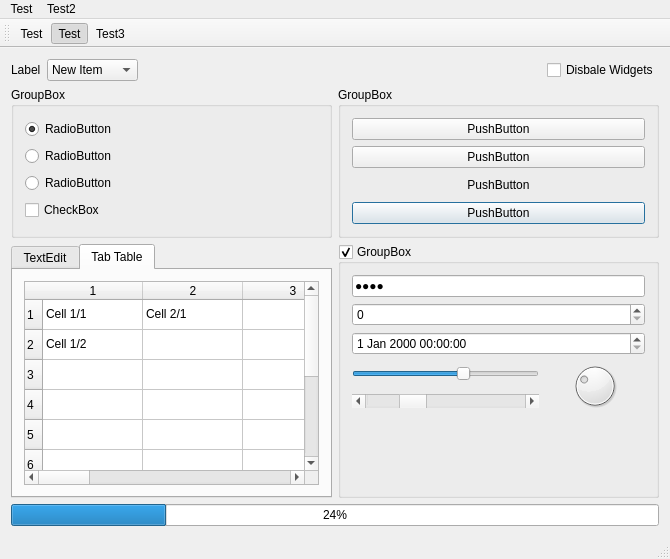
<?xml version="1.0" encoding="UTF-8"?>
<ui version="4.0">
 <class>MainWindow</class>
 <widget class="QMainWindow" name="MainWindow">
  <property name="geometry">
   <rect>
    <x>0</x>
    <y>0</y>
    <width>670</width>
    <height>559</height>
   </rect>
  </property>
  <property name="windowTitle">
   <string>MainWindow</string>
  </property>
  <widget class="QWidget" name="centralWidget">
   <layout class="QGridLayout" name="gridLayout_2">
    <item row="0" column="0" colspan="2">
     <layout class="QHBoxLayout" name="horizontalLayout">
      <item>
       <widget class="QLabel" name="label">
        <property name="text">
         <string>Label</string>
        </property>
       </widget>
      </item>
      <item>
       <widget class="QComboBox" name="comboBox">
        <item>
         <property name="text">
          <string>New Item</string>
         </property>
        </item>
        <item>
         <property name="text">
          <string>New Item 2</string>
         </property>
        </item>
        <item>
         <property name="text">
          <string>New Item 3</string>
         </property>
        </item>
       </widget>
      </item>
      <item>
       <spacer name="horizontalSpacer">
        <property name="orientation">
         <enum>Qt::Horizontal</enum>
        </property>
        <property name="sizeHint" stdset="0">
         <size>
          <width>40</width>
          <height>20</height>
         </size>
        </property>
       </spacer>
      </item>
      <item>
       <widget class="QCheckBox" name="checkBox_4">
        <property name="text">
         <string>Disbale Widgets</string>
        </property>
        <property name="checked">
         <bool>false</bool>
        </property>
       </widget>
      </item>
     </layout>
    </item>
    <item row="1" column="0">
     <widget class="QGroupBox" name="groupBox">
      <property name="title">
       <string>GroupBox</string>
      </property>
      <layout class="QVBoxLayout" name="verticalLayout_4">
       <item>
        <widget class="QRadioButton" name="radioButton">
         <property name="toolTipDuration">
          <number>-10</number>
         </property>
         <property name="text">
          <string>RadioButton</string>
         </property>
         <property name="checked">
          <bool>true</bool>
         </property>
        </widget>
       </item>
       <item>
        <widget class="QRadioButton" name="radioButton_2">
         <property name="text">
          <string>RadioButton</string>
         </property>
        </widget>
       </item>
       <item>
        <widget class="QRadioButton" name="radioButton_3">
         <property name="text">
          <string>RadioButton</string>
         </property>
        </widget>
       </item>
       <item>
        <widget class="QCheckBox" name="checkBox">
         <property name="text">
          <string>CheckBox</string>
         </property>
         <property name="checkable">
          <bool>true</bool>
         </property>
         <property name="checked">
          <bool>false</bool>
         </property>
         <property name="autoExclusive">
          <bool>false</bool>
         </property>
         <property name="tristate">
          <bool>true</bool>
         </property>
        </widget>
       </item>
      </layout>
     </widget>
    </item>
    <item row="1" column="1">
     <widget class="QGroupBox" name="groupBox_2">
      <property name="title">
       <string>GroupBox</string>
      </property>
      <layout class="QVBoxLayout" name="verticalLayout_3">
       <item>
        <widget class="QPushButton" name="pushButton">
         <property name="text">
          <string>PushButton</string>
         </property>
        </widget>
       </item>
       <item>
        <widget class="QPushButton" name="pushButton_2">
         <property name="text">
          <string>PushButton</string>
         </property>
         <property name="checkable">
          <bool>true</bool>
         </property>
        </widget>
       </item>
       <item>
        <widget class="QPushButton" name="pushButton_3">
         <property name="text">
          <string>PushButton</string>
         </property>
         <property name="flat">
          <bool>true</bool>
         </property>
        </widget>
       </item>
       <item>
        <widget class="QPushButton" name="pushButton_4">
         <property name="text">
          <string>PushButton</string>
         </property>
         <property name="default">
          <bool>true</bool>
         </property>
        </widget>
       </item>
      </layout>
     </widget>
    </item>
    <item row="2" column="0">
     <widget class="QTabWidget" name="tabWidget">
      <property name="currentIndex">
       <number>1</number>
      </property>
      <widget class="QWidget" name="tab">
       <attribute name="title">
        <string>TextEdit</string>
       </attribute>
       <layout class="QVBoxLayout" name="verticalLayout">
        <item>
         <widget class="QTextEdit" name="textEdit">
          <property name="html">
           <string>&lt;!DOCTYPE HTML PUBLIC &quot;-//W3C//DTD HTML 4.0//EN&quot; &quot;http://www.w3.org/TR/REC-html40/strict.dtd&quot;&gt;
&lt;html&gt;&lt;head&gt;&lt;meta name=&quot;qrichtext&quot; content=&quot;1&quot; /&gt;&lt;style type=&quot;text/css&quot;&gt;
p, li { white-space: pre-wrap; }
&lt;/style&gt;&lt;/head&gt;&lt;body style=&quot; font-family:'MS Shell Dlg 2'; font-size:8.25pt; font-weight:400; font-style:normal;&quot;&gt;
&lt;p style=&quot; margin-top:0px; margin-bottom:0px; margin-left:0px; margin-right:0px; -qt-block-indent:0; text-indent:0px;&quot;&gt;&lt;span style=&quot; font-family:'.SF NS Text'; font-size:13pt;&quot;&gt;test&lt;br /&gt;test&lt;br /&gt;test&lt;br /&gt;test&lt;br /&gt;test&lt;br /&gt;test&lt;br /&gt;test&lt;br /&gt;test&lt;br /&gt;test&lt;br /&gt;test&lt;br /&gt;test&lt;br /&gt;test&lt;br /&gt;test&lt;br /&gt;test&lt;br /&gt;test&lt;br /&gt;test&lt;br /&gt;test&lt;br /&gt;test&lt;br /&gt;test&lt;br /&gt;test&lt;br /&gt;test&lt;br /&gt;test&lt;br /&gt;test&lt;br /&gt;test&lt;br /&gt;test&lt;br /&gt;test&lt;br /&gt;test&lt;br /&gt;test&lt;br /&gt;test&lt;br /&gt;test&lt;br /&gt;test&lt;br /&gt;test&lt;br /&gt;test&lt;br /&gt;test&lt;br /&gt;test&lt;br /&gt;test&lt;br /&gt;test&lt;br /&gt;test&lt;br /&gt;test&lt;br /&gt;test&lt;br /&gt;test&lt;br /&gt;test&lt;br /&gt;test&lt;br /&gt;test&lt;br /&gt;test&lt;br /&gt;test&lt;br /&gt;test&lt;br /&gt;test&lt;br /&gt;test&lt;br /&gt;test&lt;br /&gt;test&lt;br /&gt;test&lt;br /&gt;test&lt;br /&gt;test&lt;br /&gt;test&lt;br /&gt;test&lt;br /&gt;test&lt;br /&gt;test&lt;br /&gt;test&lt;br /&gt;test&lt;br /&gt;test&lt;br /&gt;test&lt;br /&gt;test&lt;br /&gt;test&lt;br /&gt;test&lt;br /&gt;test&lt;br /&gt;&lt;/span&gt;&lt;/p&gt;&lt;/body&gt;&lt;/html&gt;</string>
          </property>
         </widget>
        </item>
       </layout>
      </widget>
      <widget class="QWidget" name="tab_2">
       <attribute name="title">
        <string>Tab Table</string>
       </attribute>
       <layout class="QVBoxLayout" name="verticalLayout_2">
        <item>
         <widget class="QTableWidget" name="tableWidget">
          <row>
           <property name="text">
            <string>1</string>
           </property>
          </row>
          <row>
           <property name="text">
            <string>2</string>
           </property>
          </row>
          <row>
           <property name="text">
            <string>3</string>
           </property>
          </row>
          <row>
           <property name="text">
            <string>4</string>
           </property>
          </row>
          <row>
           <property name="text">
            <string>5</string>
           </property>
          </row>
          <row>
           <property name="text">
            <string>6</string>
           </property>
          </row>
          <row>
           <property name="text">
            <string>7</string>
           </property>
          </row>
          <row>
           <property name="text">
            <string>8</string>
           </property>
          </row>
          <row>
           <property name="text">
            <string>9</string>
           </property>
          </row>
          <row>
           <property name="text">
            <string>10</string>
           </property>
          </row>
          <column>
           <property name="text">
            <string>1</string>
           </property>
          </column>
          <column>
           <property name="text">
            <string>2</string>
           </property>
          </column>
          <column>
           <property name="text">
            <string>3</string>
           </property>
          </column>
          <column>
           <property name="text">
            <string>4</string>
           </property>
          </column>
          <column>
           <property name="text">
            <string>5</string>
           </property>
          </column>
          <column>
           <property name="text">
            <string>6</string>
           </property>
          </column>
          <column>
           <property name="text">
            <string>7</string>
           </property>
          </column>
          <column>
           <property name="text">
            <string>8</string>
           </property>
          </column>
          <column>
           <property name="text">
            <string>9</string>
           </property>
          </column>
          <column>
           <property name="text">
            <string>10</string>
           </property>
          </column>
          <item row="0" column="0">
           <property name="text">
            <string>Cell 1/1</string>
           </property>
          </item>
          <item row="0" column="1">
           <property name="text">
            <string>Cell 2/1</string>
           </property>
          </item>
          <item row="1" column="0">
           <property name="text">
            <string>Cell 1/2</string>
           </property>
          </item>
         </widget>
        </item>
       </layout>
      </widget>
     </widget>
    </item>
    <item row="2" column="1">
     <widget class="QGroupBox" name="groupBox_3">
      <property name="title">
       <string>GroupBox</string>
      </property>
      <property name="checkable">
       <bool>true</bool>
      </property>
      <layout class="QGridLayout" name="gridLayout">
       <item row="3" column="1" rowspan="2">
        <widget class="QDial" name="dial">
         <property name="value">
          <number>30</number>
         </property>
        </widget>
       </item>
       <item row="2" column="0" colspan="2">
        <widget class="QDateTimeEdit" name="dateTimeEdit"/>
       </item>
       <item row="3" column="0">
        <widget class="QSlider" name="horizontalSlider">
         <property name="value">
          <number>60</number>
         </property>
         <property name="orientation">
          <enum>Qt::Horizontal</enum>
         </property>
        </widget>
       </item>
       <item row="1" column="0" colspan="2">
        <widget class="QSpinBox" name="spinBox"/>
       </item>
       <item row="4" column="0">
        <widget class="QScrollBar" name="horizontalScrollBar">
         <property name="value">
          <number>25</number>
         </property>
         <property name="orientation">
          <enum>Qt::Horizontal</enum>
         </property>
        </widget>
       </item>
       <item row="0" column="0" colspan="2">
        <widget class="QLineEdit" name="lineEdit">
         <property name="text">
          <string>test</string>
         </property>
         <property name="echoMode">
          <enum>QLineEdit::Password</enum>
         </property>
        </widget>
       </item>
       <item row="5" column="0" colspan="2">
        <spacer name="verticalSpacer">
         <property name="orientation">
          <enum>Qt::Vertical</enum>
         </property>
         <property name="sizeHint" stdset="0">
          <size>
           <width>20</width>
           <height>40</height>
          </size>
         </property>
        </spacer>
       </item>
      </layout>
     </widget>
    </item>
    <item row="3" column="0" colspan="2">
     <widget class="QProgressBar" name="progressBar">
      <property name="value">
       <number>24</number>
      </property>
     </widget>
    </item>
   </layout>
  </widget>
  <widget class="QMenuBar" name="menuBar">
   <property name="geometry">
    <rect>
     <x>0</x>
     <y>0</y>
     <width>670</width>
     <height>20</height>
    </rect>
   </property>
   <widget class="QMenu" name="menuTest">
    <property name="title">
     <string>Test</string>
    </property>
    <addaction name="actionTest"/>
    <addaction name="actionTest_2"/>
    <addaction name="separator"/>
    <addaction name="actionTest_3"/>
   </widget>
   <widget class="QMenu" name="menuTest2">
    <property name="title">
     <string>Test2</string>
    </property>
    <widget class="QMenu" name="menuTest2_2">
     <property name="title">
      <string>Test2</string>
     </property>
     <addaction name="actionTest3"/>
     <addaction name="actionTest3_2"/>
    </widget>
    <addaction name="menuTest2_2"/>
   </widget>
   <addaction name="menuTest"/>
   <addaction name="menuTest2"/>
  </widget>
  <widget class="QToolBar" name="mainToolBar">
   <attribute name="toolBarArea">
    <enum>TopToolBarArea</enum>
   </attribute>
   <attribute name="toolBarBreak">
    <bool>false</bool>
   </attribute>
   <addaction name="actionTest"/>
   <addaction name="actionTest_2"/>
   <addaction name="actionTest3"/>
  </widget>
  <widget class="QStatusBar" name="statusBar"/>
  <action name="actionTest">
   <property name="text">
    <string>Test</string>
   </property>
  </action>
  <action name="actionTest_2">
   <property name="checkable">
    <bool>true</bool>
   </property>
   <property name="checked">
    <bool>true</bool>
   </property>
   <property name="text">
    <string>Test</string>
   </property>
  </action>
  <action name="actionTest_3">
   <property name="checkable">
    <bool>true</bool>
   </property>
   <property name="text">
    <string>Test</string>
   </property>
  </action>
  <action name="actionTest3">
   <property name="text">
    <string>Test3</string>
   </property>
  </action>
  <action name="actionTest3_2">
   <property name="text">
    <string>Test3</string>
   </property>
  </action>
 </widget>
 <layoutdefault spacing="6" margin="11"/>
 <resources/>
 <connections>
  <connection>
   <sender>checkBox_4</sender>
   <signal>toggled(bool)</signal>
   <receiver>groupBox_2</receiver>
   <slot>setDisabled(bool)</slot>
   <hints>
    <hint type="sourcelabel">
     <x>543</x>
     <y>70</y>
    </hint>
    <hint type="destinationlabel">
     <x>376</x>
     <y>97</y>
    </hint>
   </hints>
  </connection>
  <connection>
   <sender>checkBox_4</sender>
   <signal>toggled(bool)</signal>
   <receiver>groupBox</receiver>
   <slot>setDisabled(bool)</slot>
   <hints>
    <hint type="sourcelabel">
     <x>617</x>
     <y>70</y>
    </hint>
    <hint type="destinationlabel">
     <x>47</x>
     <y>104</y>
    </hint>
   </hints>
  </connection>
  <connection>
   <sender>checkBox_4</sender>
   <signal>toggled(bool)</signal>
   <receiver>tabWidget</receiver>
   <slot>setDisabled(bool)</slot>
   <hints>
    <hint type="sourcelabel">
     <x>623</x>
     <y>74</y>
    </hint>
    <hint type="destinationlabel">
     <x>234</x>
     <y>264</y>
    </hint>
   </hints>
  </connection>
  <connection>
   <sender>checkBox_4</sender>
   <signal>toggled(bool)</signal>
   <receiver>groupBox_3</receiver>
   <slot>setDisabled(bool)</slot>
   <hints>
    <hint type="sourcelabel">
     <x>503</x>
     <y>80</y>
    </hint>
    <hint type="destinationlabel">
     <x>503</x>
     <y>262</y>
    </hint>
   </hints>
  </connection>
  <connection>
   <sender>checkBox_4</sender>
   <signal>toggled(bool)</signal>
   <receiver>progressBar</receiver>
   <slot>setDisabled(bool)</slot>
   <hints>
    <hint type="sourcelabel">
     <x>631</x>
     <y>73</y>
    </hint>
    <hint type="destinationlabel">
     <x>607</x>
     <y>517</y>
    </hint>
   </hints>
  </connection>
  <connection>
   <sender>checkBox_4</sender>
   <signal>toggled(bool)</signal>
   <receiver>mainToolBar</receiver>
   <slot>setDisabled(bool)</slot>
   <hints>
    <hint type="sourcelabel">
     <x>648</x>
     <y>71</y>
    </hint>
    <hint type="destinationlabel">
     <x>105</x>
     <y>33</y>
    </hint>
   </hints>
  </connection>
  <connection>
   <sender>checkBox_4</sender>
   <signal>toggled(bool)</signal>
   <receiver>menuBar</receiver>
   <slot>setDisabled(bool)</slot>
   <hints>
    <hint type="sourcelabel">
     <x>634</x>
     <y>73</y>
    </hint>
    <hint type="destinationlabel">
     <x>64</x>
     <y>7</y>
    </hint>
   </hints>
  </connection>
  <connection>
   <sender>checkBox_4</sender>
   <signal>toggled(bool)</signal>
   <receiver>statusBar</receiver>
   <slot>setDisabled(bool)</slot>
   <hints>
    <hint type="sourcelabel">
     <x>650</x>
     <y>70</y>
    </hint>
    <hint type="destinationlabel">
     <x>533</x>
     <y>549</y>
    </hint>
   </hints>
  </connection>
  <connection>
   <sender>checkBox_4</sender>
   <signal>toggled(bool)</signal>
   <receiver>comboBox</receiver>
   <slot>setDisabled(bool)</slot>
   <hints>
    <hint type="sourcelabel">
     <x>626</x>
     <y>70</y>
    </hint>
    <hint type="destinationlabel">
     <x>297</x>
     <y>65</y>
    </hint>
   </hints>
  </connection>
  <connection>
   <sender>checkBox_4</sender>
   <signal>toggled(bool)</signal>
   <receiver>label</receiver>
   <slot>setDisabled(bool)</slot>
   <hints>
    <hint type="sourcelabel">
     <x>639</x>
     <y>78</y>
    </hint>
    <hint type="destinationlabel">
     <x>28</x>
     <y>66</y>
    </hint>
   </hints>
  </connection>
 </connections>
</ui>
